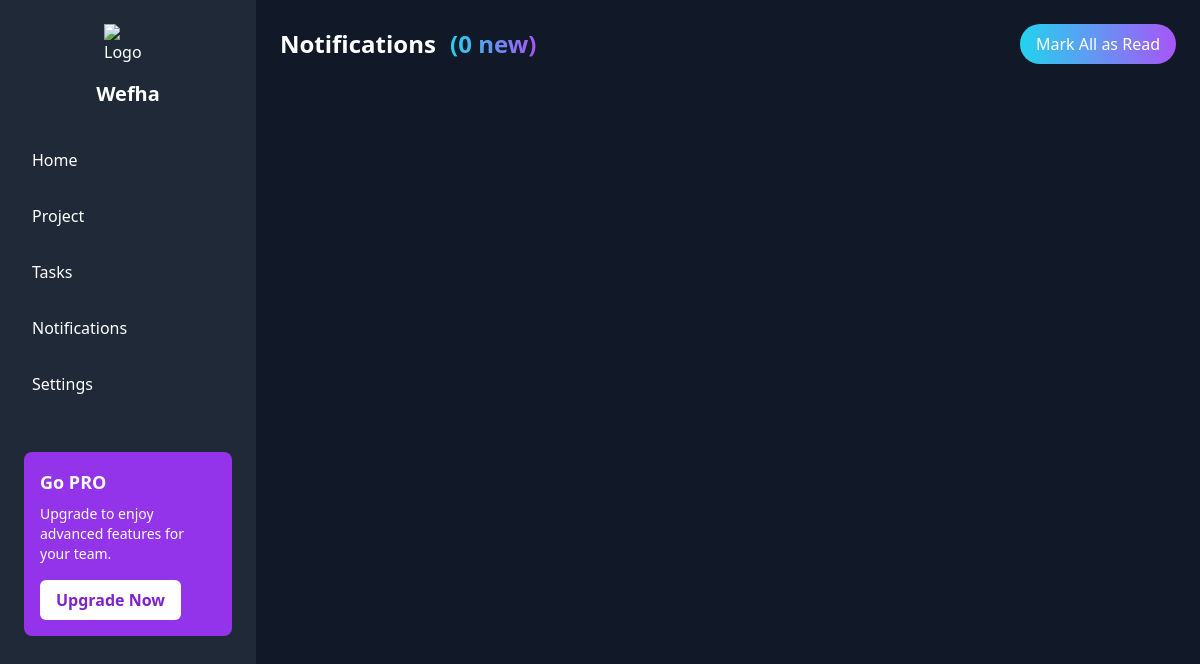
The app's page /notifications/notification/ (signed in), older data.
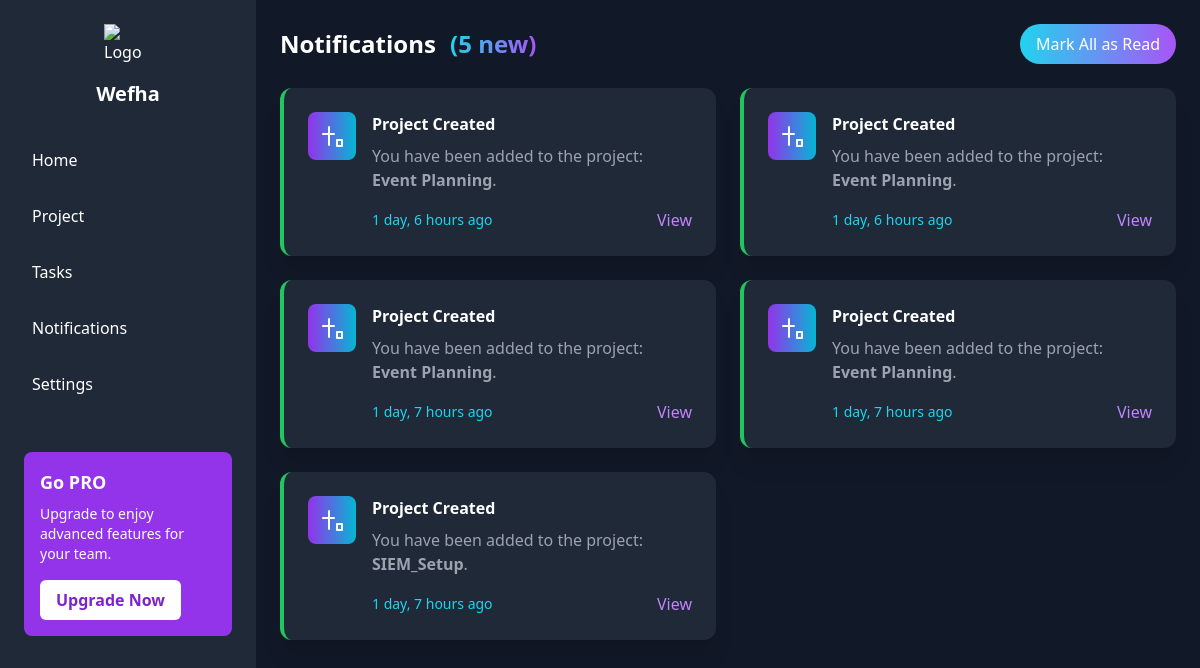
The same page, newer data.
### notification/models.py (models this page shows, shortened)
class Notification(models.Model):
    NOTIFICATION_TYPES = [
        ('task_assigned', 'Task Assigned'),
        ('project_created', 'Project Created'),
        ('deadline_alert', 'Deadline Alert'),
    ]
    user = models.ForeignKey(
        settings.AUTH_USER_MODEL,
        on_delete=models.CASCADE,
        related_name='notifications'  # ✅ Required for template access
    )
    message = models.TextField()
    is_read = models.BooleanField(default=False)
    created_at = models.DateTimeField(auto_now_add=True)
    notification_type = models.CharField(max_length=30, choices=NOTIFICATION_TYPES, default='project_created')
    link = models.URLField(blank=True, null=True)

### notification/views.py (the view)
# urls.py: path('notification/', views.notification_view, name='notification'),
@login_required
def notification_view(request):
    notifications = Notification.objects.filter(user=request.user).order_by('-created_at')
    unread_notifications = notifications.filter(is_read=False)
    notification_count = unread_notifications.count()
    return render(request, 'notification/notification.html', {
        'notifications': notifications,
        'unread_notifications': unread_notifications,
        'notification_count': notification_count
    })

### notification/templates/notification/notification.html (shortened to what the changed rows need)
{% load static %}
<!DOCTYPE html>
<html lang="en">
<head>
    <script src="https://cdn.tailwindcss.com"></script>
</head>
<body class="bg-gray-900 text-white">
<div class="flex">
    <aside class="bg-gray-800 text-white w-64 min-h-screen p-6">
        <div class="mb-8">
            <h1 class="text-center text-xl font-bold mt-2">Wefha</h1>
        </div>
    </aside>
    <div class="flex-1 p-6">
        <header class="flex justify-between items-center mb-6">
            <h1 class="text-2xl text-white font-bold leading-tight transform transition-transform duration-500 ease-in-out hover:scale-105">
                Notifications <span class="bg-gradient-to-r from-cyan-400 to-purple-500 text-transparent bg-clip-text ml-2">({{ notifications|length }} new)</span>
            </h1>
        </header>
        <div class="grid grid-cols-1 md:grid-cols-2 gap-6 mt-6">
            {% for notification in notifications %}
            <div class="notification-card bg-gray-800 p-6 rounded-xl shadow-xl border-l-4
                {% if notification.notification_type == 'task_assigned' %} border-purple-500
                {% elif notification.notification_type == 'deadline_alert' %} border-red-500
                {% elif notification.notification_type == 'project_created' %} border-green-500
                {% else %} border-gray-700 {% endif %}
                hover:border-cyan-400 transition-all duration-300">
                <div class="flex items-start space-x-4">
                    <div class="relative">
                        <div class="bg-gradient-to-r from-purple-600 to-cyan-500 p-3 rounded-lg">
                            {% if notification.notification_type == 'task_assigned' %}
                            <svg class="w-6 h-6 text-white" fill="none" stroke="currentColor" viewBox="0 0 24 24">
                                <path stroke-linecap="round" stroke-linejoin="round" stroke-width="2" d="M5 13l4 4L19 7" />
                            </svg>
                            {% elif notification.notification_type == 'project_created' %}
                            <svg class="w-6 h-6 text-white" fill="none" stroke="currentColor" viewBox="0 0 24 24">
                                <path stroke-linecap="round" stroke-linejoin="round" stroke-width="2" d="M3 10h11M9 21V3M17 16h5v6h-5z" />
                            </svg>
                            {% elif notification.notification_type == 'deadline_alert' %}
                            <svg class="w-6 h-6 text-white" fill="none" stroke="currentColor" viewBox="0 0 24 24">
                                <path stroke-linecap="round" stroke-linejoin="round" stroke-width="2" d="M12 8v4l3 3m6-3a9 9 0 11-18 0 9 9 0 0118 0z" />
                            </svg>
                            {% else %}
                            <svg class="w-6 h-6 text-white" fill="none" stroke="currentColor" viewBox="0 0 24 24">
                                <path stroke-linecap="round" stroke-linejoin="round" stroke-width="2" d="M8 10h.01M12 10h.01M16 10h.01M9 16H5a2 2 0 01-2-2V6a2 2 0 012-2h14a2 2 0 012 2v8a2 2 0 01-2 2h-5l-5 5v-5z"/>
                            </svg>
                            {% endif %}
                        </div>
                    </div>
                    <div class="flex-1">
                        <h3 class="text-white font-semibold">{{ notification.get_notification_type_display }}</h3>
                        <p class="text-gray-400 mt-2">{{ notification.message|safe }}</p>
                        <div class="flex items-center justify-between mt-4">
                            <span class="text-sm text-cyan-400">{{ notification.created_at|timesince }} ago</span>
                            {% if notification.link %}
                            <a href="{{ notification.link }}" class="text-purple-400 hover:text-cyan-400 transition-colors">View</a>
                            {% endif %}
                        </div>
                    </div>
                </div>
            </div>
            {% endfor %}
        </div>
    </div>
</div>
</body>
</html>

Row changes from the older to the newer data that the page shows:
added Notification: notification_type "Project Created", message "You have been added to the project: Event Planning .", created_at "1 day, 6 hours"
added Notification: notification_type "Project Created", message "You have been added to the project: Event Planning .", created_at "1 day, 6 hours"
added Notification: notification_type "Project Created", message "You have been added to the project: Event Planning .", created_at "1 day, 7 hours"
added Notification: notification_type "Project Created", message "You have been added to the project: Event Planning .", created_at "1 day, 7 hours"
added Notification: notification_type "Project Created", message "You have been added to the project: SIEM_Setup .", created_at "1 day, 7 hours"
